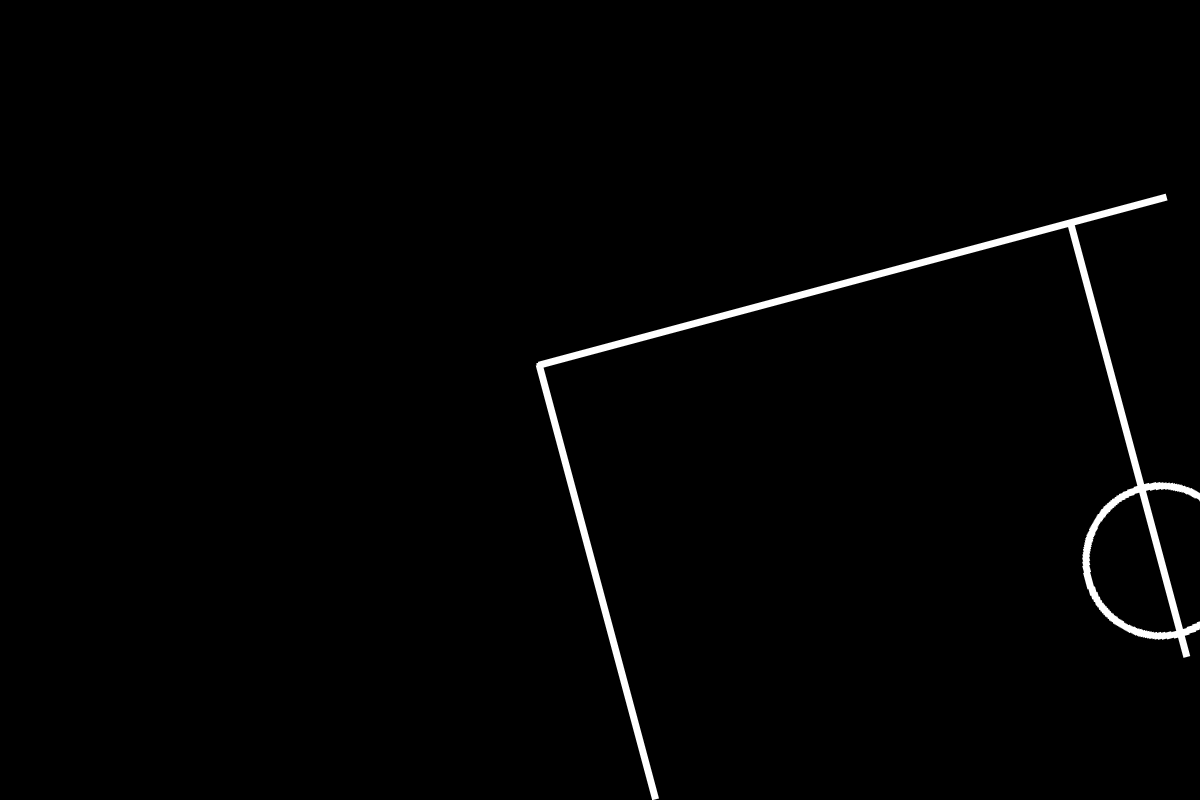
#> input picture src/vision_pkg/vision_pkg/maps/rotated_image.png, 1200 x 800 px, found by its file name
$ python localisation.py
#> lines starting #> are read from the running program, lines starting #| are printed output that depends on the picture; after the words box and inside, x2 and y2 are one past the last pixel; in counts of white or black regions, pixels touching at a corner belong together; long printed decimals are rounded
# localization.py
import cv2
import numpy as np
import matplotlib.pyplot as plt
import math
import time

class Localizer:
    def __init__(self, gt_path, num_levels=6, threshold=127):
        self.gt_path = gt_path
        self.num_levels = num_levels
        self.ground_truth = self._load_ground_truth(gt_path, threshold)
        self.pyr_gt = self._build_pyramid(self.ground_truth, num_levels)

    @staticmethod
    def _build_pyramid(image, levels):
        """Build a Gaussian pyramid for the image."""
        pyramid = [image]
        for _ in range(1, levels):
            image = cv2.pyrDown(image)
            pyramid.append(image)
        return pyramid

    @staticmethod
    def _load_ground_truth(gt_path, threshold):
        """Load the ground truth map from file and convert to binary."""
        gt = cv2.imread(gt_path, cv2.IMREAD_GRAYSCALE)
        if gt is None:
            raise ValueError("Error loading ground truth image. Check the file path.")
        _, gt_bin = cv2.threshold(gt, threshold, 255, cv2.THRESH_BINARY)
        return gt_bin

    @staticmethod
    def _create_overlay(img1, img2):
        """Create an RGB overlay: img1 in white, img2 in red."""
        composite = np.dstack([img1, img1, img1]).astype(np.uint8)
        mask = img2 > 0
        composite[mask] = [255, 0, 0]
        return composite

    def localize(self, sensor_map, approx_angle, approx_x_cartesian, approx_y_cartesian,
                 angle_range, trans_range, center, num_starts=10,
                 criteria=(cv2.TERM_CRITERIA_EPS | cv2.TERM_CRITERIA_COUNT, 100, 1e-4),
                 warp_mode=cv2.MOTION_EUCLIDEAN):

        start_time = time.time()
        num_levels = self.num_levels

        # Build pyramid for sensor map.
        pyr_sensor = self._build_pyramid(sensor_map, num_levels)

        # Compute approximate translation in sensor coordinate frame.
        approx_angle_rad = np.deg2rad(approx_angle)
        tx_approx = -approx_x_cartesian * math.cos(approx_angle_rad) + approx_y_cartesian * math.sin(approx_angle_rad)
        ty_approx = approx_x_cartesian * math.sin(approx_angle_rad) + approx_y_cartesian * math.cos(approx_angle_rad)

        # Adjust ranges at the coarsest level.
        scale_coarse = 1 / (2 ** (num_levels - 1))
        angle_range_coarse = (-approx_angle - angle_range, -approx_angle + angle_range)
        trans_range_coarse_x = ((tx_approx - trans_range) * scale_coarse, (tx_approx + trans_range) * scale_coarse)
        trans_range_coarse_y = ((ty_approx - trans_range) * scale_coarse, (ty_approx + trans_range) * scale_coarse)

        coarse_level = num_levels - 1
        template_coarse = self.pyr_gt[coarse_level]
        image_coarse = pyr_sensor[coarse_level]

        best_cc = -1e9
        best_warp = None

        # Multi-start search at coarsest level.
        for i in range(num_starts):
            angle_init = np.random.uniform(*angle_range_coarse)
            tx_init = np.random.uniform(*trans_range_coarse_x)
            ty_init = np.random.uniform(*trans_range_coarse_y)

            angle_rad = np.deg2rad(angle_init)
            cos_val = np.cos(angle_rad)
            sin_val = np.sin(angle_rad)
            cx_coarse = center[0] * scale_coarse
            cy_coarse = center[1] * scale_coarse

            # Build initial warp matrix (rotation about center plus translation)
            a = cos_val
            b = -sin_val
            c = -cx_coarse * cos_val + cy_coarse * sin_val + cx_coarse + tx_init
            d = sin_val
            e = cos_val
            f = -cx_coarse * sin_val - cy_coarse * cos_val + cy_coarse + ty_init
            init_warp = np.array([[a, b, c],
                                  [d, e, f]], dtype=np.float32)
            try:
                cc, warp_candidate = cv2.findTransformECC(template_coarse, image_coarse, init_warp,
                                                          warp_mode, criteria)
                if cc > best_cc:
                    best_cc = cc
                    best_warp = warp_candidate.copy()
            except cv2.error as e:
                print(f"Multi-start ECC failed at coarsest level for start {i}: {e}")

        if best_warp is None:
            best_warp = np.eye(2, 3, dtype=np.float32)

        # Refine warp from coarse to fine scales.
        current_warp = best_warp.copy()
        for level in reversed(range(num_levels - 1)):
            current_warp[0, 2] *= 2.0
            current_warp[1, 2] *= 2.0

            template = self.pyr_gt[level]
            image = pyr_sensor[level]
            try:
                cc, current_warp = cv2.findTransformECC(template, image, current_warp,
                                                        warp_mode, criteria)
            except cv2.error as e:
                print(f"ECC failed at pyramid level {level}: {e}")
                break
        warp_matrix = current_warp
        print(f"Time taken: {time.time() - start_time:.2f} seconds")

        # Extract rotation angle from the warp matrix.
        a = warp_matrix[0, 0]  # cos(θ)
        d = warp_matrix[1, 0]  # sin(θ)
        recovered_angle = np.arctan2(d, a) * 180 / np.pi

        # Recover translation (center based)
        cx, cy = center
        tx_center = warp_matrix[0, 2] - (-cx * a + cy * d + cx)
        ty_center = warp_matrix[1, 2] - (-cx * d - cy * a + cy)

        # Convert the translation to Cartesian coordinates.
        true_angle_rad = -np.deg2rad(recovered_angle)
        tx_cartesian = -tx_center * math.cos(true_angle_rad) + ty_center * math.sin(true_angle_rad)
        ty_cartesian = tx_center * math.sin(true_angle_rad) + ty_center * math.cos(true_angle_rad)

        # Compute the robot pose in the ground truth frame using the inverse transform.
        warp_3x3 = np.vstack([warp_matrix, [0, 0, 1]])
        T = np.linalg.inv(warp_3x3)
        robot_sensor = np.array([center[0], center[1], 1]).reshape(3, 1)
        robot_ground = T @ robot_sensor
        robot_ground = robot_ground.flatten()[:2]

        heading = -recovered_angle  # Heading in Cartesian coordinates.
        return (tx_cartesian, ty_cartesian, heading, best_cc, time.time()-start_time,
                warp_matrix, robot_ground)

    @staticmethod
    def plot_results(ground_truth, sensor_map, warp_matrix, robot_ground, recovered_angle, center,
                     arrow_length=50, true_angle=0):

        heading_angle = -recovered_angle
        heading_rad = np.deg2rad(heading_angle)
        dx = arrow_length * math.cos(heading_rad)
        dy = arrow_length * math.sin(heading_rad)

        # Warp sensor map to align with the ground truth.
        height, width = sensor_map.shape
        aligned_sensor = cv2.warpAffine(
            sensor_map, warp_matrix, (width, height),
            flags=cv2.WARP_INVERSE_MAP + cv2.INTER_NEAREST,
            borderMode=cv2.BORDER_CONSTANT, borderValue=0
        )
        overlay = Localizer._create_overlay(ground_truth, aligned_sensor)

        plt.figure(figsize=(18, 6))

        # Ground Truth Map with robot pose.
        plt.subplot(1, 3, 1)
        plt.imshow(ground_truth, cmap='gray')
        plt.title('Ground Truth Map')
        plt.axis('off')
        plt.plot(robot_ground[0], robot_ground[1], 'bo', markersize=10)
        plt.arrow(robot_ground[0], robot_ground[1], dx, dy, color='yellow', width=2, head_width=10)
        plt.text(robot_ground[0] + 10, robot_ground[1] + 10, 'Robot', color='blue', fontsize=12)

        # Sensor Map.
        plt.subplot(1, 3, 2)
        plt.imshow(sensor_map, cmap='gray')
        plt.title(f'Sensor Map\n(True Rotation = {true_angle}°)', fontsize=12)
        plt.axis('off')

        # Composite Overlay.
        plt.subplot(1, 3, 3)
        plt.imshow(overlay)
        plt.title('Composite Overlay', fontsize=12)
        plt.axis('off')

        plt.tight_layout()
        plt.show()

# ---------------------------
# Example Usage (when running this file directly)
# ---------------------------
if __name__ == '__main__':
    # Path to sensor map file.
    sensor_path = 'src/vision_pkg/vision_pkg/maps/rotated_image.png'

    # Load sensor map in grayscale.
    sensor_map = cv2.imread(sensor_path, cv2.IMREAD_GRAYSCALE)
#> sensor_map is the input picture: shape (800, 1200); min 0, max 255, mean 3.4
    if sensor_map is None:
        raise ValueError("Error loading sensor map. Check the file path.")

    # Convert sensor map to binary.
    _, sensor_map = cv2.threshold(sensor_map, 127, 255, cv2.THRESH_BINARY)
#> sensor_map: shape (800, 1200); 1.4% white; 1 white region, box (x1, y1, x2, y2) and area: (536, 194, 1200, 800) 12994

    height, width = sensor_map.shape
#> height = 800; width = 1200
    center = (width // 2, height // 2)
#> center = (600, 400)

    # Define approximate parameters.
    approx_angle = 15          # degrees
    approx_x_cartesian = -500  # pixels
    approx_y_cartesian = 300   # pixels
    angle_range = 10           # degrees error
    trans_range = 50           # pixels error

    # Create an instance of the Localizer.
    loc = Localizer(gt_path='src/vision_pkg/vision_pkg/maps/robocup_field.png', num_levels=5)
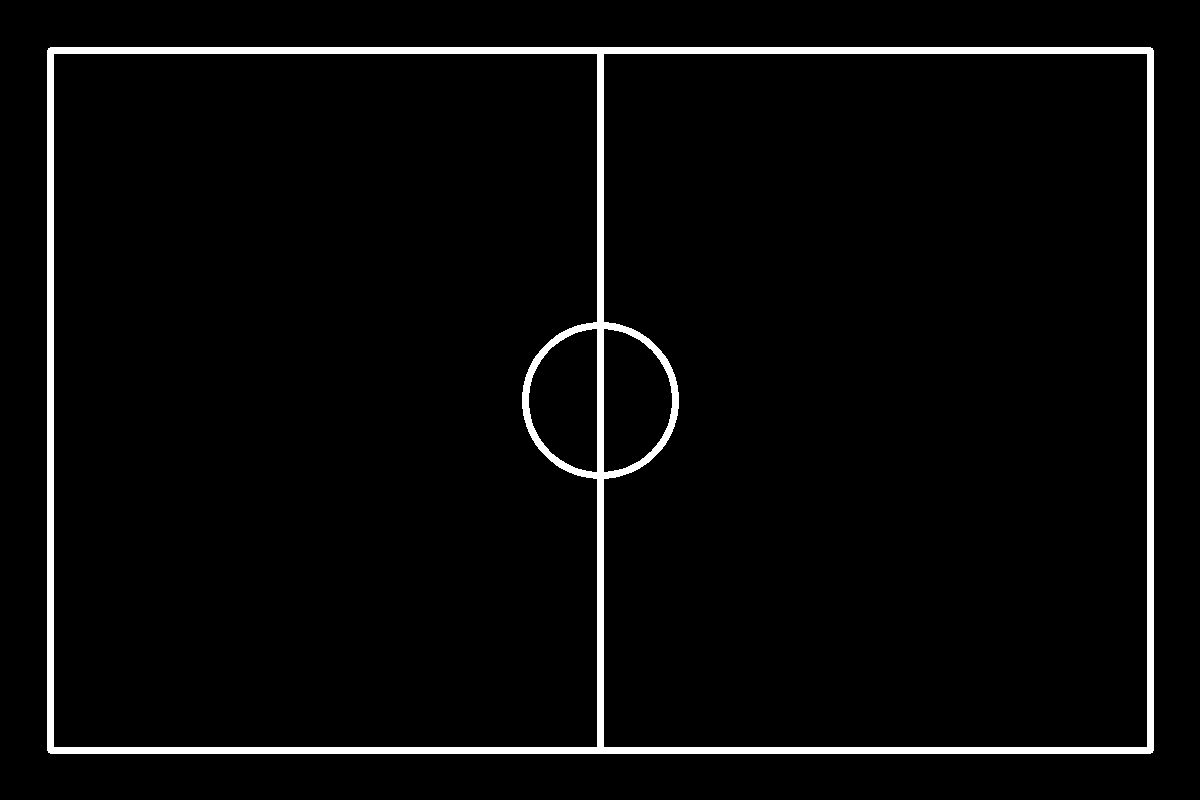
#> input picture src/vision_pkg/vision_pkg/maps/robocup_field.png, 1200 x 800 px, found by its file name
#> in _load_ground_truth, `gt = cv2.imread(gt_path, cv2.IMREAD_GRAYSCALE)`: gt: shape (800, 1200); 3.5% white; 1 white region, box (x1, y1, x2, y2) and area: (47, 47, 1154, 754) 33237
#> the loop in _build_pyramid, `for _ in range(1, levels):` made 4 passes
#> pass 1, in _build_pyramid, `image = cv2.pyrDown(image)`:
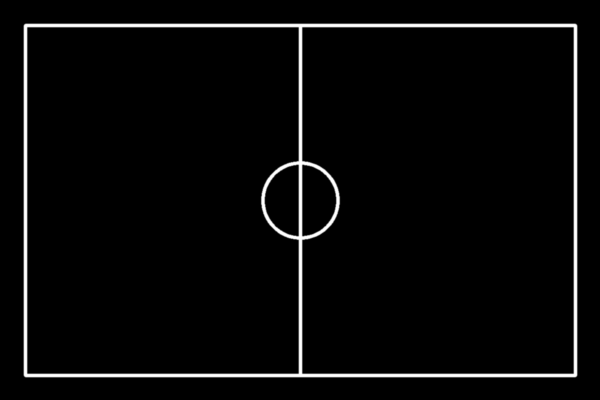
#> image: shape (400, 600); min 0, max 255, mean 8.8
#> after the loop in _build_pyramid, `for _ in range(1, levels):`:
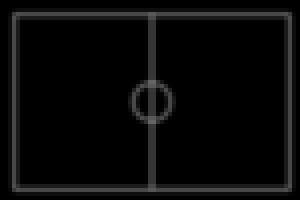
#> image: shape (50, 75) (shown 4 times larger); min 0, max 101, mean 8.8
#> after the loop in _build_pyramid, `for _ in range(1, levels):`: pyramid = 5 items

    # Perform localization.
    (tx_cartesian, ty_cartesian, heading, cc, time_taken,
     warp_matrix, robot_ground) = loc.localize(sensor_map, approx_angle,
                                               approx_x_cartesian, approx_y_cartesian,
                                               angle_range, trans_range, center,
                                               num_starts=50)
#> call 2 of _build_pyramid, with levels = 5
#> after the loop in _build_pyramid (call 2), `for _ in range(1, levels):`:
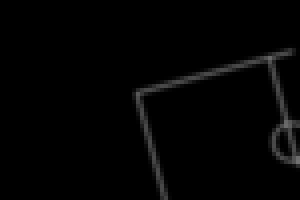
#> image: shape (50, 75) (shown 4 times larger); min 0, max 113, mean 3.4
#> the loop in localize, `for i in range(num_starts):` made 50 passes
#> cc on passes 1 to 12: 0.985, 0.985, 0.985, 0.985, 0.984, 0.985, 0.985, 0.985, 0.985, 0.985, 0.985, 0.985
#> after the loop in localize, `for i in range(num_starts):`: best_cc = 0.985
#> in localize, `current_warp = best_warp.copy()`: current_warp = [[0.965, 0.263, 29.79], [-0.263, 0.965, 20.66]]
#> the loop in localize, `for level in reversed(range(num_levels - 1)):` made 4 passes
#> (cc, current_warp) on passes 1 to 4: (0.981, [[0.966, 0.26, 59.65], [-0.26, 0.966, 41.22]]), (0.978, [[0.966, 0.259, 119.4], [-0.259, 0.966, 82.35]]), (0.977, [[0.966, 0.259, 238.7], [-0.259, 0.966, 164.7]]), (0.976, [[0.966, 0.259, 477.5], [-0.259, 0.966, 329.3]])
#> in localize, `warp_matrix = current_warp`: warp_matrix = [[0.966, 0.259, 477.5], [-0.259, 0.966, 329.3]]
#> in localize, `a = warp_matrix[0, 0]`: a = 0.966
#> in localize, `d = warp_matrix[1, 0]`: d = -0.259
#> in localize, `recovered_angle = np.arctan2(d, a) * 180 / np.pi`: recovered_angle = -15
#> in localize, `tx_center = warp_matrix[0, 2] - (-cx * a + cy * d + cx)`: tx_center = 560.6
#> in localize, `ty_center = warp_matrix[1, 2] - (-cx * d - cy * a + cy)`: ty_center = 160.4
#> in localize, `true_angle_rad = -np.deg2rad(recovered_angle)`: true_angle_rad = 0.262
#> in localize, `tx_cartesian = -tx_center * math.cos(true_angle_rad) + ty_center * mat..`: tx_cartesian = -500
#> in localize, `ty_cartesian = tx_center * math.sin(true_angle_rad) + ty_center * math..`: ty_cartesian = 300
#> in localize, `warp_3x3 = np.vstack([warp_matrix, [0, 0, 1]])`: warp_3x3 = [[0.966, 0.259, 477.5], [-0.259, 0.966, 329.3], [0, 0, 1]]
#> in localize, `T = np.linalg.inv(warp_3x3)`: T = [[0.966, -0.259, -376], [0.259, 0.966, -441.7], [0, 0, 1]]
#> in localize, `robot_ground = T @ robot_sensor`: robot_ground = [100, 100, 1]
#> in localize, `robot_ground = robot_ground.flatten()[:2]`: robot_ground = [100, 100]
#> in localize, `heading = -recovered_angle`: heading = 15
#> tx_cartesian = -500; ty_cartesian = 300; heading = 15; cc = 0.985; time_taken = 0.226; warp_matrix = [[0.966, 0.259, 477.5], [-0.259, 0.966, 329.3]]; robot_ground = [100, 100]

    print("Estimated robot position (Cartesian): ({:.2f}, {:.2f})".format(tx_cartesian, ty_cartesian))
#| Estimated robot position (Cartesian): (-499.99, 300.00)
    print("Robot heading (degrees): {:.2f}".format(heading))
#| Robot heading (degrees): 15.00
    print("Correlation strength: {:.2f}".format(cc))
#| Correlation strength: 0.98
    print("Time taken: {:.2f} seconds".format(time_taken))
#| Time taken: 0.23 seconds
    print("Robot position on ground truth map:", robot_ground)
#| Robot position on ground truth map: [100.014  99.996]

    # Plot results using the plot_results static method.
    loc.plot_results(loc.ground_truth, sensor_map, warp_matrix, robot_ground, -heading, center, true_angle=15)
#> in plot_results, `heading_angle = -recovered_angle`: heading_angle = 15
#> in plot_results, `heading_rad = np.deg2rad(heading_angle)`: heading_rad = 0.262
#> in plot_results, `dx = arrow_length * math.cos(heading_rad)`: dx = 48.3
#> in plot_results, `dy = arrow_length * math.sin(heading_rad)`: dy = 12.94
#> in plot_results, `aligned_sensor = cv2.warpAffine( sensor_map, warp_matrix, (width, heig..`:
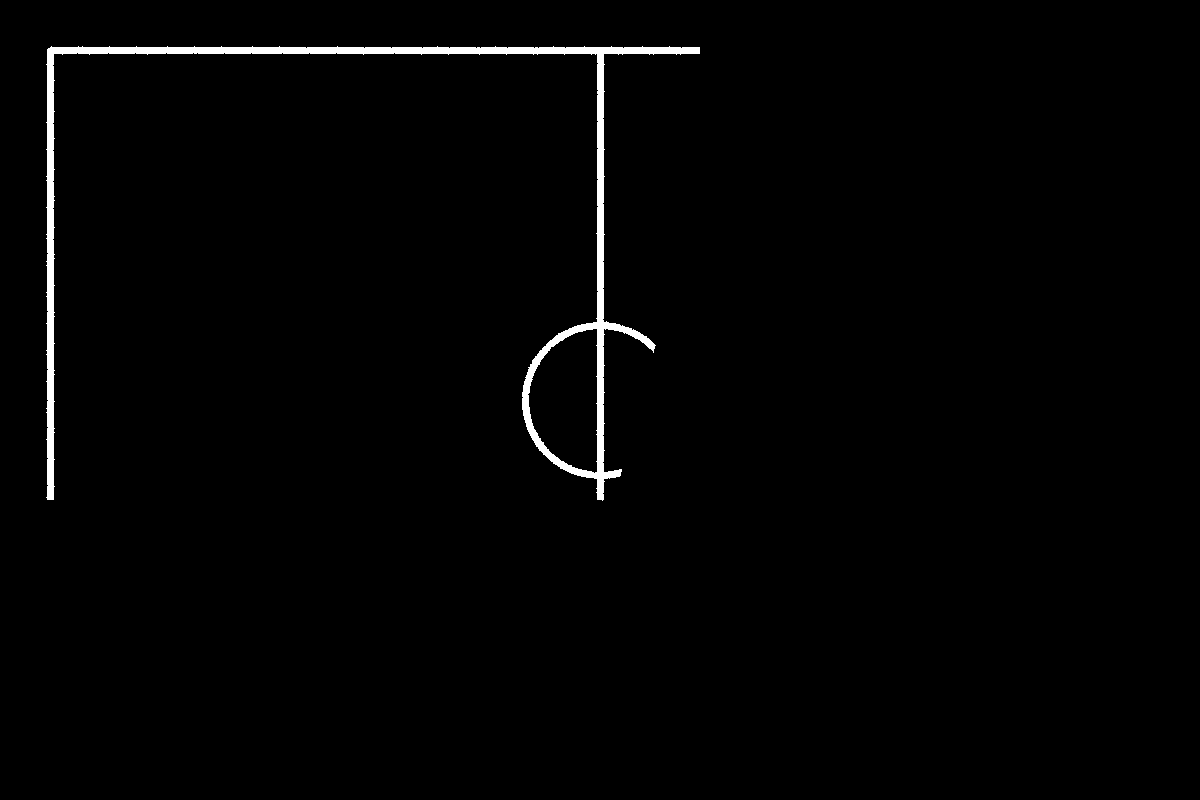
#> aligned_sensor: shape (800, 1200); 1.4% white; 1 white region, box (x1, y1, x2, y2) and area: (46, 46, 700, 501) 12986
#> in _create_overlay, composite is the input picture: shape (800, 1200, 3); 3.5% white; 1 white region, box (x1, y1, x2, y2) and area: (47, 47, 1154, 754) 33237
#> in _create_overlay, `composite[mask] = [255, 0, 0]`:
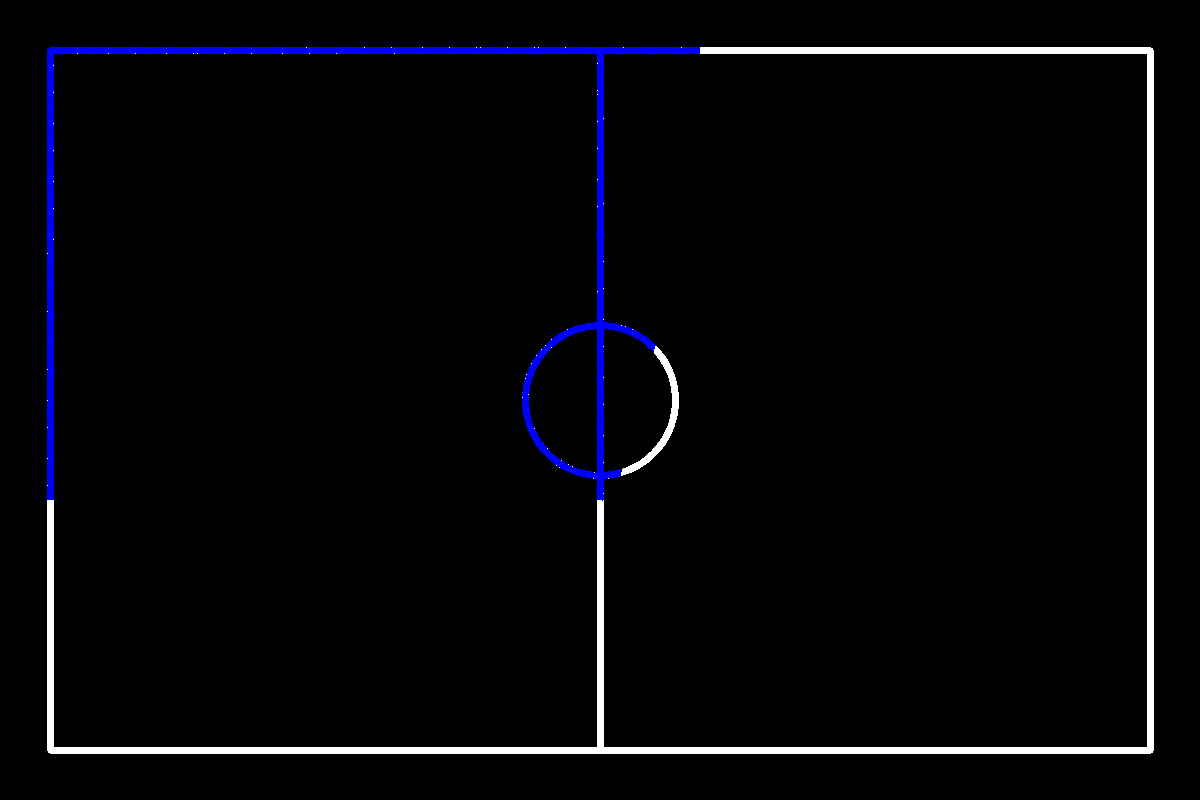
#> composite: shape (800, 1200, 3); 1.35% of pixels changed, all inside (x1, y1, x2, y2) = (46, 46, 700, 501); drawn as B, G, R
#> in plot_results, `plt.show()`:
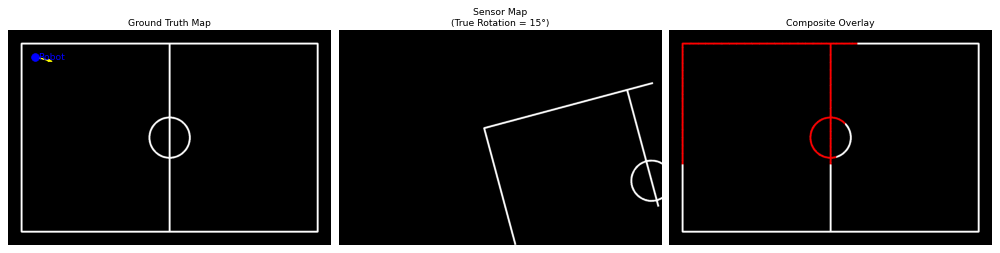
#> figure drawn by matplotlib, 3 panels
